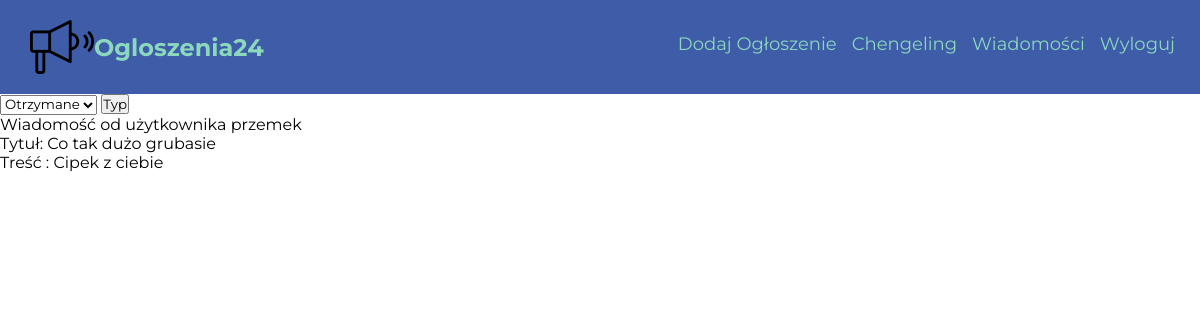
The app's page /moje-konto/wiadomosci (signed in), older data.
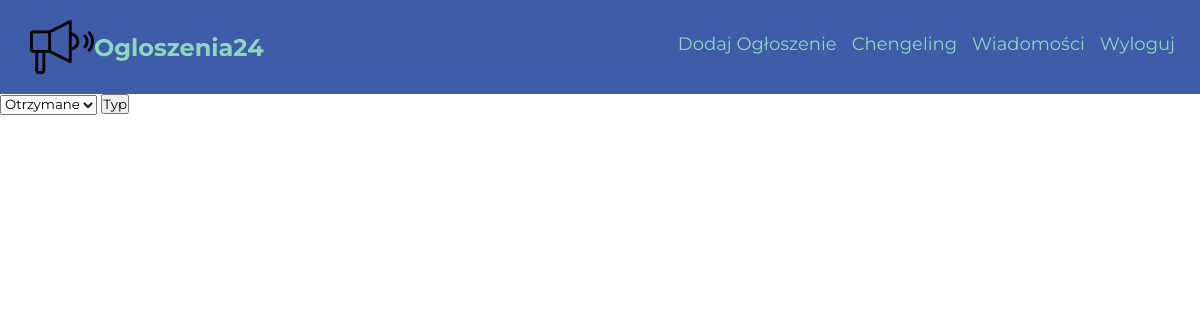
The same page, newer data.
### Ogloszenia24/models.py (models this page shows, shortened)
class Message(db.Model):
    id = db.Column(db.Integer, primary_key=True)
    sender_id = db.Column(db.Integer, db.ForeignKey('user.id'))
    recipient_id = db.Column(db.Integer, db.ForeignKey('user.id'))
    title = db.Column(db.String(100), nullable=False)
    body = db.Column(db.String(300), nullable=False)
    timestamp = db.Column(db.DateTime, default=datetime.utcnow)

class User(db.Model, UserMixin):
    id = db.Column(db.Integer, primary_key = True)
    username = db.Column(db.String(20), unique=True, nullable=False)
    password = db.Column(db.String(30), nullable=False)
    email = db.Column(db.String(100), nullable=False, unique=True)
    adverts = db.relationship('Advert', backref='autor', lazy=True)
    messages_sent = db.relationship('Message',foreign_keys='Message.sender_id', backref='author', lazy='dynamic')
    messages_received = db.relationship('Message',foreign_keys='Message.recipient_id', backref='recipient', lazy='dynamic')
    telephone = db.Column(db.String(15))

### Ogloszenia24/views.py (the view)
@app.route("/moje-konto/wiadomosci", methods=['GET', 'POST'])
@login_required
def messages():
    user = current_user
    select = request.form.get("mess_select")
    if select == 'send':
        messages = Message.query.filter_by(sender_id = user.id)
    else:
        messages = Message.query.filter_by(recipient_id = user.id)
    return render_template('messages.html', messages=messages)

### Ogloszenia24/models.py (called while the page is built)
@login_manager.user_loader
def load_user(id):
    return User.query.get(int(id))

### Ogloszenia24/templates/messages.html (shortened to what this page needs)
{% extends "layout.html" %}
{% block content %}
<div class="messages">
  <div class="message-form">
    <form action="{{ url_for('messages') }}" method="POST">
      <select name='mess_select' class="form-input">
        <option value="received">Otrzymane</option>
      </select>
      <button type="submit" class="sbt-btn">Typ</button>
    </form>
  </div>
  {% for message in messages %}
    <div class="message">
      <p>Wiadomość od użytkownika {{ message.author.username }}</p>
      <p>Tytuł: {{ message.title }}</p>
      <p>Treść : {{ message.body }}</p>
    </div>
  {% endfor %}
</div>
{% endblock %}

Row changes from the older to the newer data that the page shows:
removed Message: author.username "przemek", title "Co tak dużo grubasie", body "Cipek z ciebie"
